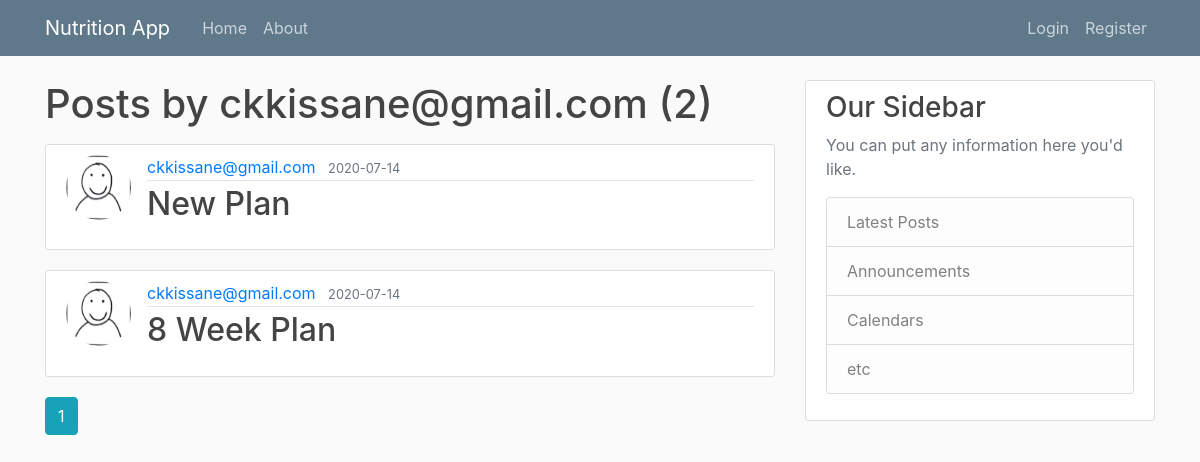
The app's page /user/ckkissane@gmail.com with its own data.
### nutritionapp/models.py (models this page shows, shortened)
class User(db.Model, UserMixin):
    id = db.Column(db.Integer, primary_key=True)
    username = db.Column(db.String(20), unique=True, nullable=False)
    email = db.Column(db.String(120), unique=True, nullable=False)
    age = db.Column(db.Integer)
    height = db.Column(db.String(5))
    weight = db.Column(db.Integer)
    image_file = db.Column(db.String(20), nullable=False, default='generic-profile-pic.png')
    password = db.Column(db.String(60), nullable=False)
    posts = db.relationship('Post', backref='author', lazy=True)

class Post(db.Model):
    id = db.Column(db.Integer, primary_key=True)
    title = db.Column(db.String(100), nullable=False)
    start_date = db.Column(db.String(100), nullable=False)
    body_weight = db.Column(db.String(100), nullable=False)
    weekly_bw1 = db.Column(db.String(100), nullable=True)
    weekly_bw2 = db.Column(db.String(100), nullable=True)
    weekly_bw3 = db.Column(db.String(100), nullable=True)
    weekly_bw4 = db.Column(db.String(100), nullable=True)
    weekly_bw5 = db.Column(db.String(100), nullable=True)
    weekly_bw6 = db.Column(db.String(100), nullable=True)
    weekly_bw7 = db.Column(db.String(100), nullable=True)
    weekly_bw8 = db.Column(db.String(100), nullable=True)
    weekly_calories1 = db.Column(db.Integer, nullable=True)
    weekly_calories2 = db.Column(db.Integer, nullable=True)
    weekly_calories3 = db.Column(db.Integer, nullable=True)
    weekly_calories4 = db.Column(db.Integer, nullable=True)
    weekly_calories5 = db.Column(db.Integer, nullable=True)
    weekly_calories6 = db.Column(db.Integer, nullable=True)
    weekly_calories7 = db.Column(db.Integer, nullable=True)
    weekly_calories8 = db.Column(db.Integer, nullable=True)
    tdee = db.Column(db.String(100), nullable=False)
    date_posted = db.Column(db.DateTime, nullable=False, default=datetime.utcnow)
    user_id = db.Column(db.Integer, db.ForeignKey('user.id'), nullable=False)

### nutritionapp/routes.py (the view)
@app.route("/user/<string:username>")
def user_posts(username):
    page = request.args.get('page', 1, type=int)
    user = User.query.filter_by(username=username).first_or_404()
    posts = Post.query.filter_by(author=user)\
        .order_by(Post.date_posted.desc())\
        .paginate(page=page, per_page=5)
    return render_template('user_posts.html', posts=posts, user=user)

### nutritionapp/templates/user_posts.html (shortened to what this page needs)
{% extends "layout.html" %}
{% block content %}
    <h1 class="mb-3">Posts by {{ user.username }} ({{ posts.total }})</h1>
    {% for post in posts.items %}
        <article class="media content-section">
          <img class="rounded-circle article-img" src="{{ url_for('static', filename='profile_pics/' + post.author.image_file) }}">
          <div class="media-body">
            <div class="article-metadata">
              <a class="mr-2" href="{{ url_for('user_posts', username=post.author.username) }}">{{ post.author.username }}</a>
              <small class="text-muted">{{ post.date_posted.strftime('%Y-%m-%d') }}</small>
            </div>
            <h2><a class="article-title" href="{{ url_for('post', post_id=post.id) }}">{{ post.title }}</a></h2>
          </div>
        </article>
    {% endfor %}
    {% for page_num in posts.iter_pages(left_edge=1, right_edge=1, left_current=1, right_current=2) %}
      {% if page_num %}
        {% if posts.page == page_num %}
          <a class="btn btn-info mb-4" href="{{ url_for('user_posts', username=user.username, page=page_num) }}">{{ page_num }}</a>
        {% else %}
          <a class="btn btn-outline-info mb-4" href="{{ url_for('user_posts', username=user.username, page=page_num) }}">{{ page_num }}</a>
        {% endif %}
      {% else %}
        ...
      {% endif %}
    {% endfor %}
{% endblock content %}

### nutritionapp/static/main.css (style rules this page uses)
body { background: #fafafa; color: #333333; margin-top: 5rem; }
h1, h2, h3, h4, h5, h6 { color: #444444; }
.content-section { background: #ffffff; padding: 10px 20px; border: 1px solid #dddddd; border-radius: 3px; margin-bottom: 20px; }
.article-title { color: #444444; }
.article-img { height: 65px; width: 65px; margin-right: 16px; }
.article-metadata { padding-bottom: 1px; margin-bottom: 4px; border-bottom: 1px solid #e3e3e3 }

### records on screen
User: username "ckkissane@gmail.com"
Post: image_file (picture), author.username "ckkissane@gmail.com", date_posted "2020-07-14", title "New Plan"
Post: image_file (picture), author.username "ckkissane@gmail.com", date_posted "2020-07-14", title "8 Week Plan"

### other values on screen
{{ posts.total }} "2"
{{ page_num }} "1"
